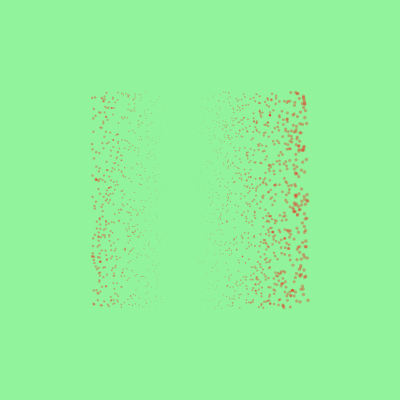
Frame 1 (no input)
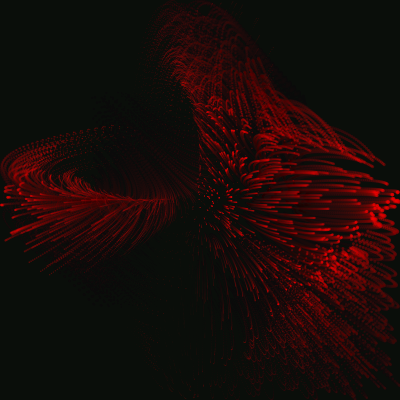
Frame 60 (the mouse pressed at the canvas centre just before this capture)
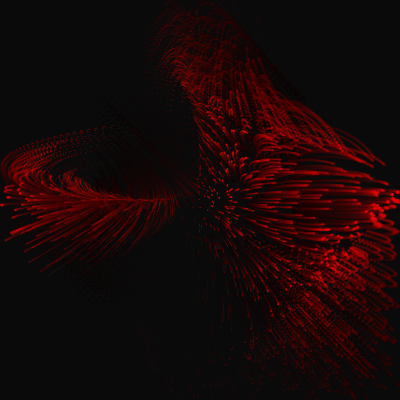
Frame 120 (the mouse held since frame 60 and released just before this capture)

The Processing sketch that drew these frames (run headless with seeded random() and noise(); from frame 60 on, the mouse is pressed at the canvas centre):

// Processing sketch: processing_60443
// ── processing_60443.pde

ArrayList points;

float t = 0;

float dt = 0.03;

void setup() {
  background(152,255,163);

  size(400, 400);

  colorMode(HSB, 2 * PI, 1, 1, 1);

  noStroke();

}

void draw() {
  clear();

  fill(255,100,1,0.3);

  randomSeed(10);

  for (int i = 0; i < 1800; i++) {

    particle(t);

  }

  t += dt;

}

void clear() {
  //background(0,0,0);
  fill(0, 0, 0, 0.05);
  rect(0, 0, width, height);

}

void particle(float t) {

  float x = random(-1, 1);

  float y = random(-1, 1);

  float d = 0;

  float xx = map(x*cos(y*t - cos(t*x)), -1, 1, 0, width);

  float yy = map(y*cos(x*t - cos(t*y)), -1, 1, 0, height);

  d = 0.5 + 3 * x*cos(y*t);

  ellipse(xx, yy, d, d);

}

void mousePressed() {

  t = 0;

}
